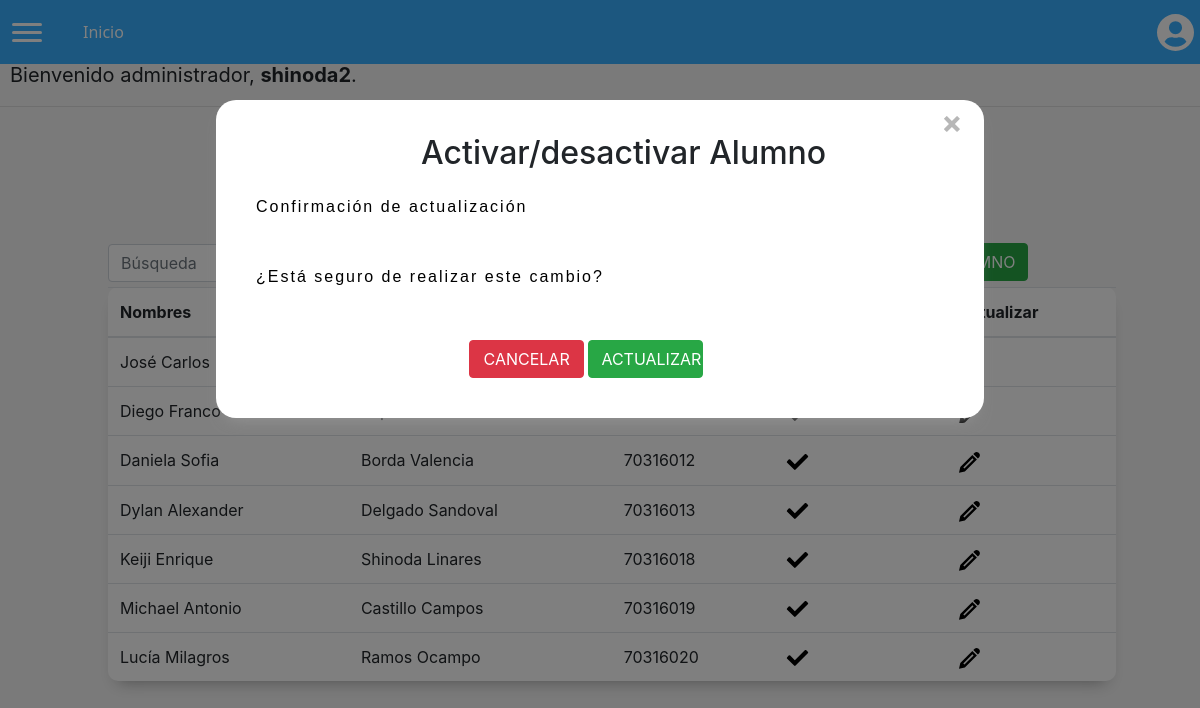
The app's page /desactivaralumno/70316010 (signed in) with its own data.
### matricula/models.py (models this page shows)
class User(AbstractUser):
    pass

class Alumno(models.Model):
    nombre = models.CharField(max_length=255)
    apellido = models.CharField(max_length=255)
    dni = models.IntegerField(primary_key=True)
    activo = models.BooleanField(default=1)

### matricula/views.py (the view, shortened to what this page needs)
# urls.py: path('desactivaralumno/<int:id>', views.desactivarAlumno, name='desactivaralumno'),
@login_required(login_url='/login')
def desactivarAlumno(request, id):
    alumno = Alumno.objects.get(dni=id)
    return render(request, "matricula/desactivaralumno.html", {'alumnos': Alumno.objects.all(), 'form':alumno})

### matricula/templates/matricula/desactivaralumno.html (shortened to what this page needs)
{% extends "matricula/layout.html" %}
{% block body %}
<div id="Form">
    <h2 style="margin-left: 24%;">Activar/desactivar Alumno</h2>
    <form method="POST">
        <div id="confirmationMessage" class="row">
            <p>Confirmación de actualización</p>
            <p>¿Está seguro de realizar este cambio?</p>
        </div>
        <div style="margin-left: 31%; width: 50%;">
            <input id="btnHideConfirmation" class="btn btn-danger col-sm-4" value="CANCELAR" onclick="changeWindow()" >
            <input id="btnRegister" class="btn btn-success col-sm-4" type="submit" value="ACTUALIZAR" onclick="changeWindow()">
        </div>
    </form>
</div>
<div style="margin-left: 34%; margin-bottom: 30px;">
    <h1 style="font-size: 40px;">Alumnos registrados</h1>
</div>
<button id="options" class="btn btn-success" onclick="changeWindow()">NUEVO ALUMNO</button>
<div>
    <table id="tabla" class="table">
    <thead>
            <tr>
                <th scope="col">
                    Nombres
                </th>
                <th scope="col">
                </th>
                <th scope="col">
                </th>
                <th scope="col">
                </th>
                <th scope="col">
                    Actualizar
                </th>
            </tr>
        </thead>
        <tbody>
            {% for alumno in alumnos %}
            <tr>
                <td scope="row">
                {{alumno.nombre}}
                </td>
                <td scope="row">
                    {{alumno.apellido}}
                </td>
                <td scope="row">
                    {{alumno.dni}}
                </td>
                <td scope="row">
                </td>
                <td scope="row">
                </td>
            </tr>
            {% endfor %}
        </tbody>
    </table>
</div>
{% endblock %}

### matricula/templates/matricula/layout.html (shortened to what this page needs)
{% load static %}
<!DOCTYPE html>
<html lang="en">
    <head>
        <link rel="stylesheet" href="https://stackpath.bootstrapcdn.com/bootstrap/4.4.1/css/bootstrap.min.css">
        <link href="{% static 'matricula/styles.css' %}" rel="stylesheet">
    </head>
    <body id="bootstrap-overrides">
        <nav>
            <div class="burger" onclick="navSlide()">
                <div class="line1"></div>
                <div class="line2"></div>
                <div class="line3"></div>
            </div>
            <div style="margin-left: 3%;">
                <a href="../" style="color: white; font-family: 'Segoe UI', Tahoma, Geneva, Verdana, sans-serif;">Inicio</a>
            </div>
            <div style="margin-left: 85%; cursor: pointer;" class="dropdown show">
                <a class="btn dropdown-toggle" role="button" id="dropdownMenuLink" data-toggle="dropdown" aria-haspopup="true" aria-expanded="false">
                </a>
                </div>
        </nav>
        <div id="greeting">
            {% if user.is_authenticated %}
                Bienvenido administrador,  <strong>{{ user.username }}</strong>.
            {% else %}
                Por favor,<a class="nav-link" href="{% url 'login'%}" style="display: inline;">Ingrese al sistema</a>
            {% endif %}
        </div>
        <div style="height: 40px;"></div>
        {% block body %}
        {% endblock %}
    </body>
</html>

### matricula/static/matricula/styles.css (style rules this page uses)
body { background-color: whitesmoke; }
p { color: black; text-align: justify; display: flex; width: 90%; letter-spacing: 2px; font-family: 'Cabin', sans-serif; padding: 15px; }
#bootstrap-overrides nav { display: flex; align-items: center; min-height: 8vh; font-family: 'Cabin', sans-serif; background-color: rgb(56, 175, 255); position: fixed; top: 0; width: 100%; }
#bootstrap-overrides .burger { margin-left: 7px; display: flex; z-index: 400; cursor: pointer; }
#bootstrap-overrides .burger div { width: 30px; height: 3px; background-color: rgb(255, 255, 255); margin: 5px; transition: all 0.3s ease; border-radius: 10px; }
body { overflow-x: hidden; }
#bootstrap-overrides .burger { display: block; }
#Form { margin-left: 18%; width: 64%; padding: 40px; padding-top: 10px; border-radius: 20px; background-color: white; -webkit-box-shadow: 0 8px 6px -6px #999; -moz-box-shadow: 0 8px 6px -6px #999; box-shadow: 0 10px 16px -10px #999; position: absolute; z-index: 3; top: 100px; }
#Form h2 { margin-left: 33%; }
div > input { margin-top: 20px; }
.table { margin-left: 9%; width: 84%; padding: 40px; border-radius: 10px; background-color: white; -webkit-box-shadow: 0 8px 6px -6px #999; -moz-box-shadow: 0 8px 6px -6px #999; box-shadow: 0 10px 16px -10px #999; }
#options { margin: 0.2%; margin-bottom: 0.5%; display: inline; }
#exitForm { margin-left: 100%; cursor: pointer; }

### matricula/templates/matricula/layout.html (style rules this page uses)
#greeting { margin: 10px; font-size: 20px; margin-top: 5%; }

### records on screen
User: username "shinoda2"
Alumno: nombre "José Carlos"
Alumno: nombre "Diego Franco"
Alumno: nombre "Daniela Sofia", apellido "Borda Valencia", dni "70316012", activo True (drawn)
Alumno: nombre "Dylan Alexander", apellido "Delgado Sandoval", dni "70316013", activo True (drawn)
Alumno: nombre "Keiji Enrique", apellido "Shinoda Linares", dni "70316018", activo True (drawn)
Alumno: nombre "Michael Antonio", apellido "Castillo Campos", dni "70316019", activo True (drawn)
Alumno: nombre "Lucía Milagros", apellido "Ramos Ocampo", dni "70316020", activo True (drawn)
